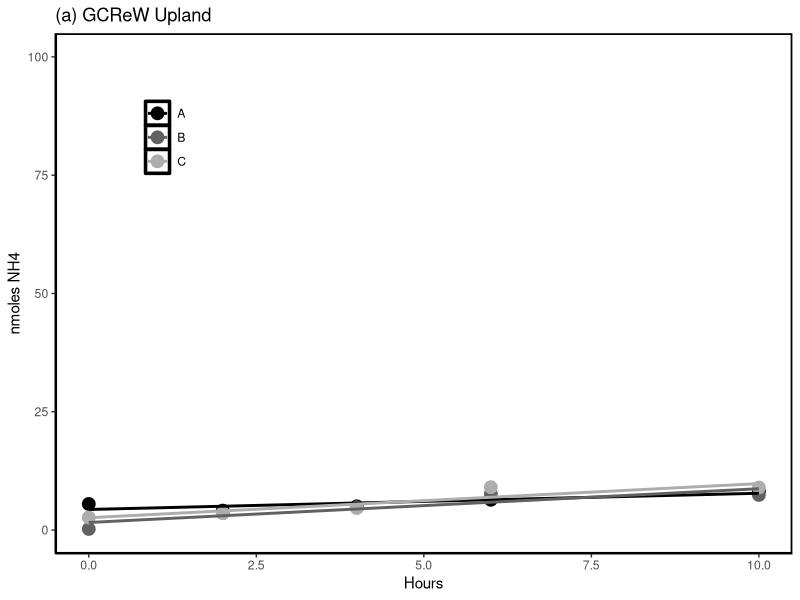
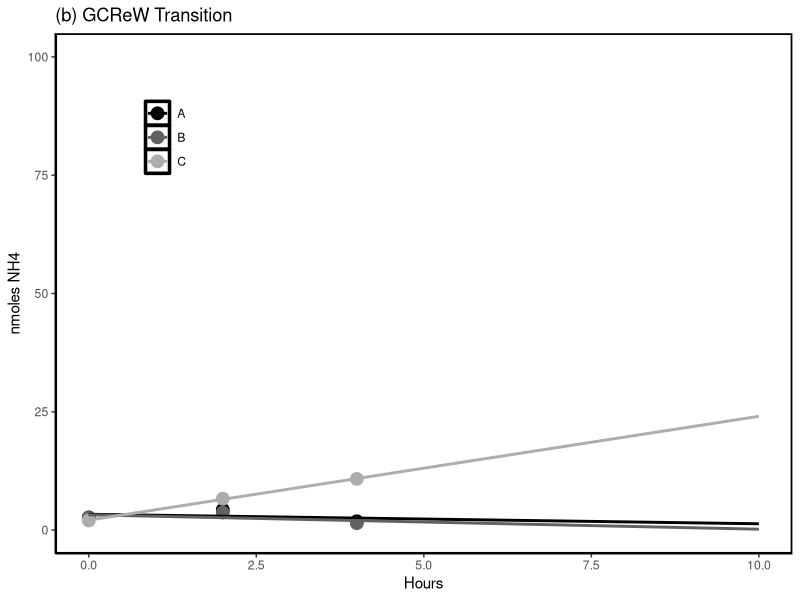
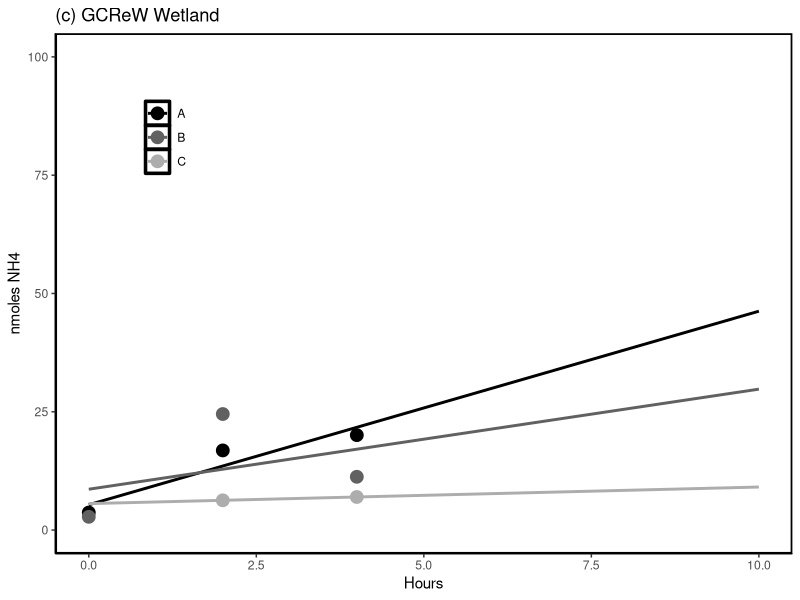
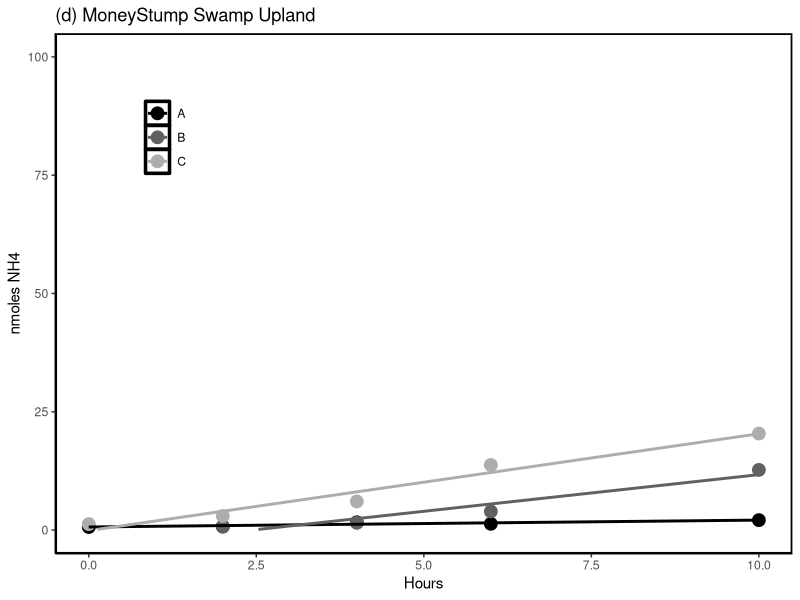
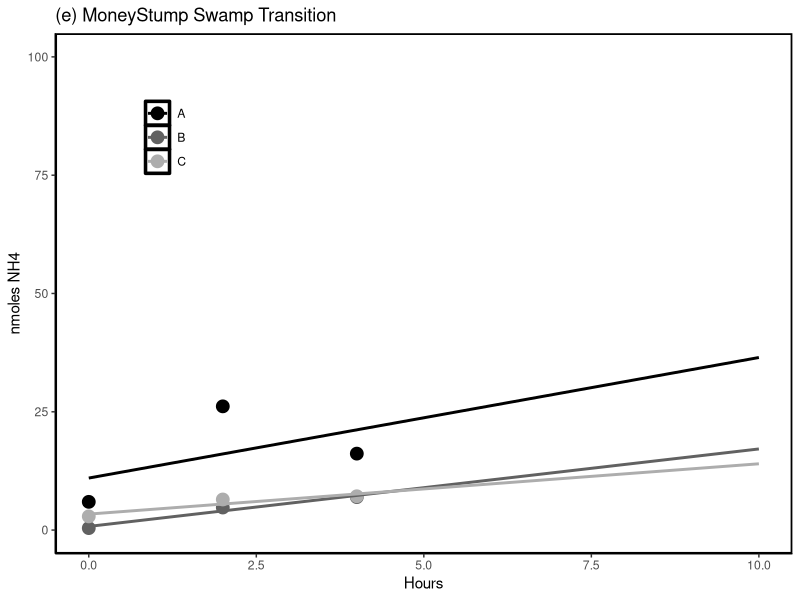
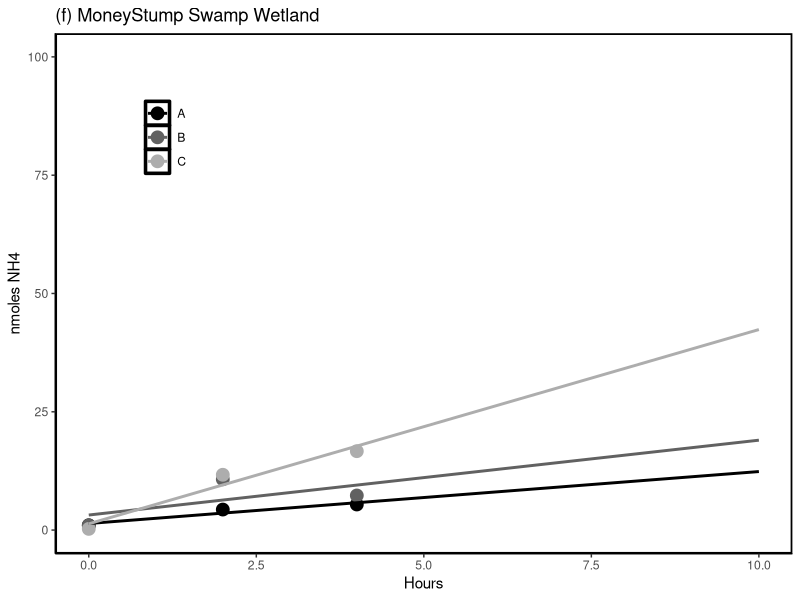
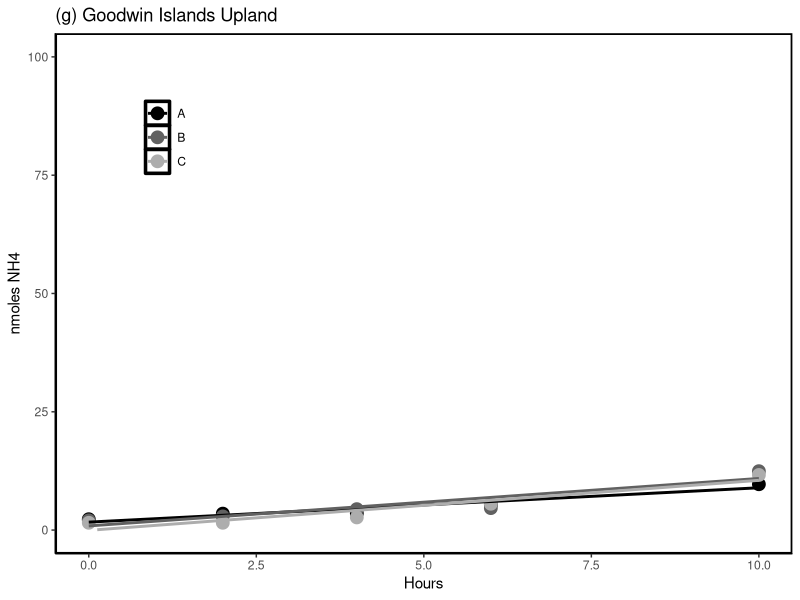
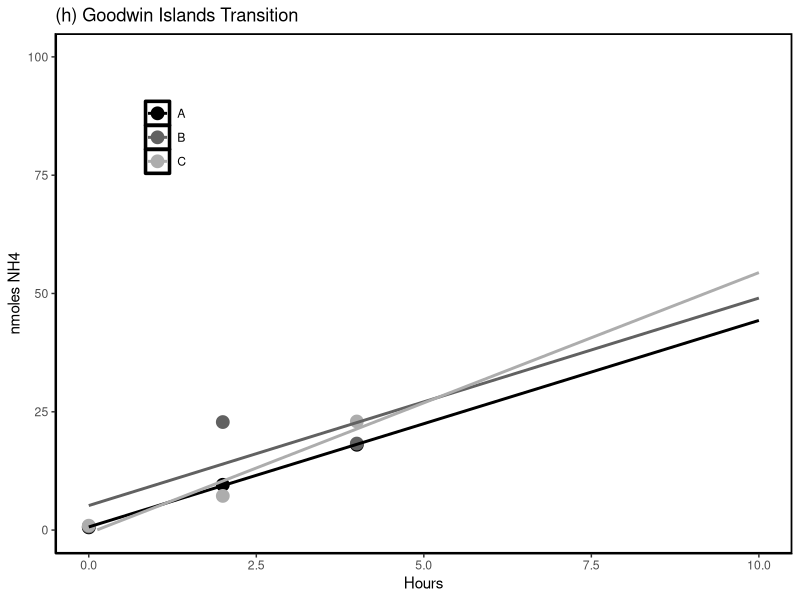

Reproduce these figures in R, in order. (Note: this script raises an error after producing the figures.)
##################################
################## INFO #######################
####### COMPASS Synoptic CB 
####### Nitrogen Experiment 2022
####### Rate Calculation & Data Visualization
####### Stephanie J. Wilson 
####### Edited: 10-04-2022
##############################################

#DNRA

############### SET UP #######################
#packages
library(ggplot2)
library(data.table)
library(tidyr)
library(dplyr)
library(ggpubr)
library(car)

#set wd for data read in 
setwd("S:/Biogeochemistry/People/Wilson (Steph)/Compass N Cycle Experiment/Full Incub. Experiment/Data/MIMS Data/Processed Data")

#read in data
dat <- read.csv("COMPASS_NExpt_NH4_Sample_Data_Final.csv")
head(dat)

#reset wd for figure & file outputs 
setwd("S:/Biogeochemistry/People/Wilson (Steph)/Compass N Cycle Experiment/Full Incub. Experiment/Data/MIMS Data/Rates & Figures")


compass_coolors1 <- c("#777469","#CFB863", "#3B5D32") 
compass_coolors2 <- c("#4D4847","#1C3738", "#000F08") 
compass_coolors2a <- c("#000F08","#1C3738", "#8BAAAD") 
compass_coolors3 <- c("#020402","#B3B752", "#2C3F27") 
##############################################

######### Sample dataframe set up ############

#change column names 
colnames(dat) <- c('ID', 'Hours','NH4_nmole')
head(dat)

dat$ID <- as.character(dat$ID)

#make new sample id columns from the ID 
dat1 <- dat %>% separate(ID, 
                         c("Site", "Zone","Replicate", "Time_Point"))

head(dat1)

##############################################

######### Subset by site & zones #############

#Subset out GCrew Samples: 
G1 <- subset(dat1, Site=="Gcrew")
head(G1)

G1UP <- subset(G1, Zone=="UP")
G1TR <- subset(G1, Zone=="TR")
G1WC <- subset(G1, Zone=="WC")

#Subset out MSM Samples: 
M1 <- subset(dat1, Site=="MSM")
head(M1)

M1UP <- subset(M1, Zone=="UP")
M1TR <- subset(M1, Zone=="TR")
M1WC <- subset(M1, Zone=="WC")

#Subset out GWI Samples: 
GW1 <- subset(dat1, Site=="GWI")
head(GW1)

GW1UP <- subset(GW1, Zone=="UP")
GW1TR <- subset(GW1, Zone=="TR")
GW1WC <- subset(GW1, Zone=="WC")

#Subset out GCrew Samples: 
S1 <- subset(dat1, Site=="SWH")
head(S1)

S1UP <- subset(S1, Zone=="UP")
S1TR <- subset(S1, Zone=="TR")
S1WC <- subset(S1, Zone=="WC")
##############################################

####### Plot NH4 over time & calc rates: GCREW #######
#GCrew NH4 Production Figures 
Pg1up <- ggplot(G1UP, aes(x=Hours, y=NH4_nmole, col=Replicate)) +
  geom_point(size=4) + 
  ylab("nmoles NH4") +
  ggtitle("(a) GCReW Upland") +
  theme_classic() + 
  theme(panel.background = element_rect(colour = "black", size=1.2, fill=NA), 
        legend.position = c(0.15, 0.8), 
        legend.title= element_blank()) +
  # theme(plot.title = element_text(margin = margin(t = 10, b = -20))) + 
  ylim(0,100) +
  scale_color_manual(values=c("black",'gray38','gray68'))+
  geom_smooth(method=lm, se=FALSE, fullrange=TRUE)
Pg1up

Pg1tr <- ggplot(G1TR, aes(x=Hours, y=NH4_nmole, col=Replicate)) +
  geom_point(size=4) + 
  ylab("nmoles NH4") + 
  ggtitle("(b) GCReW Transition") +
  theme_classic() + 
  theme(panel.background = element_rect(colour = "black", size=1.2, fill=NA), 
        legend.position = c(0.15, 0.8), 
        legend.title= element_blank()) +  
  ylim(0,100) +
  xlim(0,10) + 
  scale_color_manual(values=c("black",'gray38','gray68'))+
  geom_smooth(method=lm, se=FALSE, fullrange=TRUE)
Pg1tr

Pg1wc <- ggplot(G1WC, aes(x=Hours, y=NH4_nmole, col=Replicate)) +
  geom_point(size=4) + 
  ylab("nmoles NH4") + 
  ggtitle("(c) GCReW Wetland") +
  theme_classic() + 
  theme(panel.background = element_rect(colour = "black", size=1.2, fill=NA), 
        legend.position = c(0.15, 0.8), 
        legend.title= element_blank()) +  
  ylim(0,100) +
  xlim(0,10) +
  scale_color_manual(values=c("black",'gray38','gray68'))+
  geom_smooth(method=lm, se=FALSE, fullrange=TRUE)
Pg1wc

#plot all three figures in a line
GcrewRaw <- ggarrange(Pg1up, Pg1tr, Pg1wc, ncol=3, nrow=1)

pdf("GCrew_Raw_NH4_overtime.pdf", width=12,height=4)
GcrewRaw
dev.off()

#Now calculate GCrew Lm for slope of these three lines 
G1TRa <- subset(G1TR, Replicate=="A")
G1TRb <- subset(G1TR, Replicate=="B")
G1TRc <- subset(G1TR, Replicate=="C")

G1UPa <- subset(G1UP, Replicate=="A")
G1UPb <- subset(G1UP, Replicate=="B")
G1UPc <- subset(G1UP, Replicate=="C")

G1WCa <- subset(G1WC, Replicate=="A")
G1WCb <- subset(G1WC, Replicate=="B")
G1WCc <- subset(G1WC, Replicate=="C")

lmGTRa <- lm(NH4_nmole ~ Hours, data=G1TRa)
lmGTRb <- lm(NH4_nmole ~ Hours, data=G1TRb)
lmGTRc <- lm(NH4_nmole ~ Hours, data=G1TRc)

lmGUPa <- lm(NH4_nmole ~ Hours, data=G1UPa)
lmGUPb <- lm(NH4_nmole ~ Hours, data=G1UPb)
lmGUPc <- lm(NH4_nmole ~ Hours, data=G1UPc)

lmGWCa <- lm(NH4_nmole ~ Hours, data=G1WCa)
lmGWCb <- lm(NH4_nmole ~ Hours, data=G1WCb)
lmGWCc <- lm(NH4_nmole ~ Hours, data=G1WCc)

#extract slopes: 
Gslopes <- as.data.frame(c(summary(lmGTRa)$coefficients[2,1], 
                           summary(lmGTRb)$coefficients[2,1],
                           summary(lmGTRc)$coefficients[2,1], 
                           summary(lmGUPa)$coefficients[2,1], 
                           summary(lmGUPb)$coefficients[2,1],
                           summary(lmGUPc)$coefficients[2,1], 
                           summary(lmGWCa)$coefficients[2,1], 
                           summary(lmGWCb)$coefficients[2,1],
                           summary(lmGWCc)$coefficients[2,1]))
colnames(Gslopes) <- c('NH4_Rate_g_hr')
head(Gslopes)



########################################################

####### Plot N2 over time & calc rates: MSM #######
#GCrew N2 Production Figures 
Pm1up <- ggplot(M1UP, aes(x=Hours, y=NH4_nmole, col=Replicate)) +
  geom_point(size=4) + 
  ylab("nmoles NH4") +
  ggtitle("(d) MoneyStump Swamp Upland") +
  theme_classic() + 
  theme(panel.background = element_rect(colour = "black", size=1.2, fill=NA), 
        legend.position = c(0.15, 0.8), 
        legend.title= element_blank()) +
  # theme(plot.title = element_text(margin = margin(t = 10, b = -20))) + 
  ylim(0,100) +
  scale_color_manual(values=c("black",'gray38','gray68'))+
  geom_smooth(method=lm, se=FALSE, fullrange=TRUE)
Pm1up

Pm1tr <- ggplot(M1TR, aes(x=Hours, y=NH4_nmole, col=Replicate)) +
  geom_point(size=4) + 
  ylab("nmoles NH4") + 
  ggtitle("(e) MoneyStump Swamp Transition") +
  theme_classic() + 
  theme(panel.background = element_rect(colour = "black", size=1.2, fill=NA), 
        legend.position = c(0.15, 0.8), 
        legend.title= element_blank()) +  
  ylim(0,100) +
  xlim(0,10) + 
  scale_color_manual(values=c("black",'gray38','gray68'))+
  geom_smooth(method=lm, se=FALSE, fullrange=TRUE)
Pm1tr

Pm1wc <- ggplot(M1WC, aes(x=Hours, y=NH4_nmole, col=Replicate)) +
  geom_point(size=4) + 
  ylab("nmoles NH4") + 
  ggtitle("(f) MoneyStump Swamp Wetland") +
  theme_classic() + 
  theme(panel.background = element_rect(colour = "black", size=1.2, fill=NA), 
        legend.position = c(0.15, 0.8), 
        legend.title= element_blank()) +  
  ylim(0,100) +
  xlim(0,10) +
  scale_color_manual(values=c("black",'gray38','gray68'))+
  geom_smooth(method=lm, se=FALSE, fullrange=TRUE)
Pm1wc

#plot all three figures in a line
MSMRaw <- ggarrange(Pm1up, Pm1tr, Pm1wc, ncol=3, nrow=1)

pdf("MSM_Raw_NH4_overtime.pdf", width=12,height=4)
MSMRaw
dev.off()

#Now calculate GCrew Lm for slope of these three lines 
M1UPa <- subset(M1UP, Replicate=="A")
M1UPb <- subset(M1UP, Replicate=="B")
M1UPc <- subset(M1UP, Replicate=="C")

M1TRa <- subset(M1TR, Replicate=="A")
M1TRb <- subset(M1TR, Replicate=="B")
M1TRc <- subset(M1TR, Replicate=="C")

M1WCa <- subset(M1WC, Replicate=="A")
M1WCb <- subset(M1WC, Replicate=="B")
M1WCc <- subset(M1WC, Replicate=="C")

lmMUPa <- lm(NH4_nmole ~ Hours, data=M1UPa)
lmMUPb <- lm(NH4_nmole ~ Hours, data=M1UPb)
lmMUPc <- lm(NH4_nmole ~ Hours, data=M1UPc)

lmMTRa <- lm(NH4_nmole ~ Hours, data=M1TRa)
lmMTRb <- lm(NH4_nmole ~ Hours, data=M1TRb)
lmMTRc <- lm(NH4_nmole ~ Hours, data=M1TRc)

lmMWCa <- lm(NH4_nmole ~ Hours, data=M1WCa)
lmMWCb <- lm(NH4_nmole ~ Hours, data=M1WCb)
lmMWCc <- lm(NH4_nmole ~ Hours, data=M1WCc)

#extract slopes: 
Mslopes <- as.data.frame(c(summary(lmMTRa)$coefficients[2,1], 
                           summary(lmMTRb)$coefficients[2,1],
                           summary(lmMTRc)$coefficients[2,1], 
                           summary(lmMUPa)$coefficients[2,1], 
                           summary(lmMUPb)$coefficients[2,1],
                           summary(lmMUPc)$coefficients[2,1], 
                           summary(lmMWCa)$coefficients[2,1], 
                           summary(lmMWCb)$coefficients[2,1],
                           summary(lmMWCc)$coefficients[2,1]))
colnames(Mslopes) <- c('NH4_Rate_g_hr')
head(Mslopes)

########################################################

####### Plot N2 over time & calc rates: GWI #######
#GCrew N2 Production Figures 
Pgw1up <- ggplot(GW1UP, aes(x=Hours, y=NH4_nmole, col=Replicate)) +
  geom_point(size=4) + 
  ylab("nmoles NH4") +
  ggtitle("(g) Goodwin Islands Upland") +
  theme_classic() + 
  theme(panel.background = element_rect(colour = "black", size=1.2, fill=NA), 
        legend.position = c(0.15, 0.8), 
        legend.title= element_blank()) +
  # theme(plot.title = element_text(margin = margin(t = 10, b = -20))) + 
  ylim(0,100) +
  scale_color_manual(values=c("black",'gray38','gray68'))+
  geom_smooth(method=lm, se=FALSE, fullrange=TRUE)
Pgw1up

Pgw1tr <- ggplot(GW1TR, aes(x=Hours, y=NH4_nmole, col=Replicate)) +
  geom_point(size=4) + 
  ylab("nmoles NH4") + 
  ggtitle("(h) Goodwin Islands Transition") +
  theme_classic() + 
  theme(panel.background = element_rect(colour = "black", size=1.2, fill=NA), 
        legend.position = c(0.15, 0.8), 
        legend.title= element_blank()) +  
  ylim(0,100) +
  xlim(0,10) + 
  scale_color_manual(values=c("black",'gray38','gray68'))+
  geom_smooth(method=lm, se=FALSE, fullrange=TRUE)
Pgw1tr

Pgw1wc <- ggplot(GW1WC, aes(x=Hours, y=NH4_nmole, col=Replicate)) +
  geom_point(size=4) + 
  ylab("nmoles NH4") + 
  ggtitle("(i) Goodwin Islands Wetland") +
  theme_classic() + 
  theme(panel.background = element_rect(colour = "black", size=1.2, fill=NA), 
        legend.position = c(0.15, 0.8), 
        legend.title= element_blank()) +  
  ylim(0,100) +
  xlim(0,10) +
  scale_color_manual(values=c("black",'gray38','gray68'))+
  geom_smooth(method=lm, se=FALSE, fullrange=TRUE)
Pgw1wc

#plot all three figures in a line
GWIRaw <- ggarrange(Pgw1up, Pgw1tr, Pgw1wc, ncol=3, nrow=1)

pdf("GWI_Raw_NH4_overtime.pdf", width=12,height=4)
GWIRaw
dev.off()

#Now calculate GWI Lm for slope of these three lines 
Gw1UPa <- subset(GW1UP, Replicate=="A")
Gw1UPb <- subset(GW1UP, Replicate=="B")
Gw1UPc <- subset(GW1UP, Replicate=="C")

Gw1TRa <- subset(GW1TR, Replicate=="A")
Gw1TRb <- subset(GW1TR, Replicate=="B")
Gw1TRc <- subset(GW1TR, Replicate=="C")

Gw1WCa <- subset(GW1WC, Replicate=="A")
Gw1WCb <- subset(GW1WC, Replicate=="B")
Gw1WCc <- subset(GW1WC, Replicate=="C")

lmGwUPa <- lm(NH4_nmole ~ Hours, data=Gw1UPa)
lmGwUPb <- lm(NH4_nmole ~ Hours, data=Gw1UPb)
lmGwUPc <- lm(NH4_nmole ~ Hours, data=Gw1UPc)

lmGwTRa <- lm(NH4_nmole ~ Hours, data=Gw1TRa)
lmGwTRb <- lm(NH4_nmole ~ Hours, data=Gw1TRb)
lmGwTRc <- lm(NH4_nmole ~ Hours, data=Gw1TRc)

lmGwWCa <- lm(NH4_nmole ~ Hours, data=Gw1WCa)
lmGwWCb <- lm(NH4_nmole ~ Hours, data=Gw1WCb)
lmGwWCc <- lm(NH4_nmole ~ Hours, data=Gw1WCc)

#extract slopes: 
Gwslopes <- as.data.frame(c(summary(lmGwTRa)$coefficients[2,1], 
                            summary(lmGwTRb)$coefficients[2,1],
                            summary(lmGwTRc)$coefficients[2,1],
                            summary(lmGwUPa)$coefficients[2,1], 
                            summary(lmGwUPb)$coefficients[2,1],
                            summary(lmGwUPc)$coefficients[2,1], 
                            summary(lmGwWCa)$coefficients[2,1], 
                            summary(lmGwWCb)$coefficients[2,1],
                            summary(lmGwWCc)$coefficients[2,1]))
colnames(Gwslopes) <- c('NH4_Rate_g_hr')
head(Gwslopes)

########################################################

####### Plot N2 over time & calc rates: SWH #######
#GCrew N2 Production Figures 
Ps1up <- ggplot(S1UP, aes(x=Hours, y=NH4_nmole, col=Replicate)) +
  geom_point(size=4) + 
  ylab("nmoles NH4") +
  ggtitle("(j) Sweet Hall Marsh Upland") +
  theme_classic() + 
  theme(panel.background = element_rect(colour = "black", size=1.2, fill=NA), 
        legend.position = c(0.15, 0.8), 
        legend.title= element_blank()) +
  # theme(plot.title = element_text(margin = margin(t = 10, b = -20))) + 
  ylim(0,100) +
  scale_color_manual(values=c("black",'gray38','gray68'))+
  geom_smooth(method=lm, se=FALSE, fullrange=TRUE)
Ps1up

Ps1tr <- ggplot(S1TR, aes(x=Hours, y=NH4_nmole, col=Replicate)) +
  geom_point(size=4) + 
  ylab("nmoles NH4") + 
  ggtitle("(k) Sweet Hall Marsh Transition") +
  theme_classic() + 
  theme(panel.background = element_rect(colour = "black", size=1.2, fill=NA), 
        legend.position = c(0.15, 0.8), 
        legend.title= element_blank()) +  
  ylim(0,100) +
  xlim(0,10) + 
  scale_color_manual(values=c("black",'gray38','gray68'))+
  geom_smooth(method=lm, se=FALSE, fullrange=TRUE)
Ps1tr

Ps1wc <- ggplot(S1WC, aes(x=Hours, y=NH4_nmole, col=Replicate)) +
  geom_point(size=4) + 
  ylab("nmoles NH4") + 
  ggtitle("(l) Sweet Hall Marsh Wetland") +
  theme_classic() + 
  theme(panel.background = element_rect(colour = "black", size=1.2, fill=NA), 
        legend.position = c(0.15, 0.8), 
        legend.title= element_blank()) +  
  ylim(0,100) +
  xlim(0,10) +
  scale_color_manual(values=c("black",'gray38','gray68'))+
  geom_smooth(method=lm, se=FALSE, fullrange=TRUE)
Ps1wc

#plot all three figures in a line
SWHRaw <- ggarrange(Ps1up, Ps1tr, Ps1wc, ncol=3, nrow=1)

pdf("SWH_Raw_NH4_overtime.pdf", width=12,height=4)
SWHRaw
dev.off()

#Now calculate GCrew Lm for slope of these three lines 
S1UPa <- subset(S1UP, Replicate=="A")
S1UPb <- subset(S1UP, Replicate=="B")
S1UPc <- subset(S1UP, Replicate=="C")

S1TRa <- subset(S1TR, Replicate=="A")
S1TRb <- subset(S1TR, Replicate=="B")
S1TRc <- subset(S1TR, Replicate=="C")

S1WCa <- subset(S1WC, Replicate=="A")
S1WCb <- subset(S1WC, Replicate=="B")
S1WCc <- subset(S1WC, Replicate=="C")

lmSUPa <- lm(NH4_nmole ~ Hours, data=S1UPa)
lmSUPb <- lm(NH4_nmole ~ Hours, data=S1UPb)
lmSUPc <- lm(NH4_nmole ~ Hours, data=S1UPc)

lmSTRa <- lm(NH4_nmole ~ Hours, data=S1TRa)
lmSTRb <- lm(NH4_nmole ~ Hours, data=S1TRb)
lmSTRc <- lm(NH4_nmole ~ Hours, data=S1TRc)

lmSWCa <- lm(NH4_nmole ~ Hours, data=S1WCa)
lmSWCb <- lm(NH4_nmole ~ Hours, data=S1WCb)
lmSWCc <- lm(NH4_nmole ~ Hours, data=S1WCc)

#extract slopes: 
Sslopes <- as.data.frame(c(summary(lmSTRa)$coefficients[2,1], 
                           summary(lmSTRb)$coefficients[2,1],
                           summary(lmSTRc)$coefficients[2,1], 
                           summary(lmSUPa)$coefficients[2,1], 
                           summary(lmSUPb)$coefficients[2,1],
                           summary(lmSUPc)$coefficients[2,1], 
                           summary(lmSWCa)$coefficients[2,1], 
                           summary(lmSWCb)$coefficients[2,1],
                           summary(lmSWCc)$coefficients[2,1]))
colnames(Sslopes) <- c('NH4_Rate_g_hr')
head(Sslopes)

########################################################

############ Plot all N2-N overtime in one graph ########################

#plot all three figures in a line
N2RatesRaw <- ggarrange(Pg1up, Pg1tr, Pg1wc, Pm1up, Pm1tr, Pm1wc,
                        Pgw1up, Pgw1tr, Pgw1wc, Ps1up, Ps1tr, Ps1wc,
                        ncol=3, nrow=4, common.legend = TRUE, legend="bottom")

pdf("Raw_NH4-N_overtime.pdf", width=10,height=12)
N2RatesRaw
dev.off()

############################################################

################ Make new data frame ######################
Gavg <- G1 %>% 
  group_by(Site, Zone, Replicate) %>% 
  summarise(mean = mean(NH4_nmole, na.rm=TRUE))
head(Gavg)

GRates <- as.data.frame(cbind(Gavg$Site, Gavg$Zone, Gavg$Replicate, Gslopes$NH4_Rate_g_hr))
colnames(GRates) <- c("Site", "Zone", "Replicate", 'NH4_Rate_g_hr')
GRates$NH4_Rate_g_hr <- as.numeric(GRates$NH4_Rate_g_hr)
head(GRates)

Mavg <- M1 %>% 
  group_by(Site, Zone, Replicate) %>% 
  summarise(mean = mean(NH4_nmole, na.rm=TRUE))
head(Mavg)

MRates <- as.data.frame(cbind(Mavg$Site, Mavg$Zone, Mavg$Replicate, Mslopes$NH4_Rate_g_hr))
colnames(MRates) <- c("Site", "Zone", "Replicate", 'NH4_Rate_g_hr')
MRates$NH4_Rate_g_hr <- as.numeric(MRates$NH4_Rate_g_hr)
head(MRates)

GWavg <- GW1 %>% 
  group_by(Site, Zone, Replicate) %>% 
  summarise(mean = mean(NH4_nmole, na.rm=TRUE))
head(GWavg)

GWRates <- as.data.frame(cbind(GWavg$Site, GWavg$Zone, GWavg$Replicate, Gwslopes$NH4_Rate_g_hr))
colnames(GWRates) <- c("Site", "Zone", "Replicate", 'NH4_Rate_g_hr')
GWRates$NH4_Rate_g_hr <- as.numeric(GWRates$NH4_Rate_g_hr)
head(GWRates)

Savg <- S1 %>% 
  group_by(Site, Zone, Replicate) %>% 
  summarise(mean = mean(NH4_nmole, na.rm=TRUE))
head(Savg)

SRates <- as.data.frame(cbind(Savg$Site, Savg$Zone, Savg$Replicate, Sslopes$NH4_Rate_g_hr))
colnames(SRates) <- c("Site", "Zone", "Replicate", 'NH4_Rate_g_hr')
SRates$NH4_Rate_g_hr <- as.numeric(SRates$NH4_Rate_g_hr)
head(SRates)

Rates <- as.data.frame(rbind(GRates, MRates, GWRates, SRates))
head(Rates)

Rates$NH4_Rate_g_hr <- as.numeric(Rates$NH4_Rate_g_hr)

write.csv(Rates, file="DNRA_Rates_RCalc.csv")

#############################################

############### Check Data Normality & Variances ##################
hist(Rates$NH4_Rate_g_hr)     
#hist(Rates$LogN2)

### Try without log adjust 
qqnorm(Rates$NH4_Rate_g_hr) #technically the data cannot be zero so they are log normal, but look pretty normal here.... 
qqline(Rates$NH4_Rate_g_hr)

#All 
#do a variance test to check homogeneity of variance 
bartlett.test(NH4_Rate_g_hr ~ Zone, data = Rates)               # p=0.0001
# Levene's test with one independent variable
leveneTest(NH4_Rate_g_hr ~ Zone, data = Rates)                 #  p=0.0001

#GCReW
#do a variance test to check homogeneity of variance 
bartlett.test(NH4_Rate_g_hr ~ Zone, data = GRates)               # p=0.1344
# Levene's test with one independent variable
leveneTest(NH4_Rate_g_hr ~ Zone, data = GRates)                 #  p=0.6738

#MSM
#do a variance test to check homogeneity of variance 
bartlett.test(NH4_Rate_g_hr ~ Zone, data = MRates)        # p=0.5953
# Levene's test with one independent variable
leveneTest(NH4_Rate_g_hr ~ Zone, data = MRates)          #  p=0.7765

#GWI 
#do a variance test to check homogeneity of variance 
bartlett.test(NH4_Rate_g_hr ~ Zone, data = GWRates)             # p=0.308
# Levene's test with one independent variable
leveneTest(NH4_Rate_g_hr ~ Zone, data = GWRates)               # p=0.7195

#SWH
#do a variance test to check homogeneity of variance 
bartlett.test(NH4_Rate_g_hr ~ Zone, data = SRates)            # p=0.1517
# Levene's test with one independent variable
leveneTest(NH4_Rate_g_hr ~ Zone, data = SRates)               # p=0.3921

############################################################################################


############### ANOVA to test Zone with non transformed data ####################

#GCrew
Gres <- aov(NH4_Rate_g_hr ~ Zone, data = GRates)
summary(Gres)                                         # Zone: p=0.08
#TukeyHSD(Gres)                                        # UP-TR ; WC-TR ; WC-UP 
#tukey.plot.test<-TukeyHSD(Gres)
#plot(tukey.plot.test, las = 1)

#MSM
Mres <- aov(NH4_Rate_g_hr ~ Zone, data = MRates)
summary(Mres)                                         # Zone: p=0.549
#TukeyHSD(Mres)                                        # UP-TR ; WC-TR ; WC-UP 
#tukey.plot.test<-TukeyHSD(Gres)
#plot(tukey.plot.test, las = 1)

#GWI
GWres <- aov(NH4_Rate_g_hr ~ Zone, data = GWRates)
summary(GWres)                                         # Zone: p=0.0003
TukeyHSD(GWres)                                        # UP-TR Sig; WC-TR sig; WC-UP sig
tukey.plot.test<-TukeyHSD(GWres)
plot(tukey.plot.test, las = 1)

#SWH
Sres <- aov(NH4_Rate_g_hr ~ Zone, data = SRates)
summary(Sres)                                         # Zone: p=0.0008
TukeyHSD(Sres)                                        # UP-TR Sig; WC-TR Sig; WC-UP not
tukey.plot.test<-TukeyHSD(Sres)
plot(tukey.plot.test, las = 1)


######################################################

################ Summarize Rates ######################
RatesAvg <- Rates %>% 
  group_by(Site, Zone) %>% 
  summarise(mean = as.numeric(mean(NH4_Rate_g_hr, na.rm=TRUE)),
            std = sd(NH4_Rate_g_hr, na.rm=TRUE), 
            se = as.numeric(std/(sqrt(3))))
RatesAvg <- as.data.frame(RatesAvg)
head(RatesAvg)

RatesAvg$Zone <- factor(RatesAvg$Zone , levels = c("UP", "TR", "WC"))

#######################################################

############### Make individual Bar Plots ################
G2 <- subset(RatesAvg, Site=="Gcrew")
G2$cld <- c("b", "a", "a")
G2$cldy <- G2$mean + G2$se
head(G2)

Gavg <- ggplot(data=G2, aes(x=Zone, y=mean, fill=Zone)) +
  geom_bar(stat="identity", color="black")+
  labs(y=expression("nmoles NH"[4]*"-N g"^-1*" h"^-1)) +
  xlab(" ") + 
  ggtitle("(a) GCReW") +
  #geom_text(aes(label = cld, y = cldy), vjust = -0.5) +
  annotate("text", x=1.2, y=25, label= "Zone: p-value = 0.08") +
  ylim(-1,25)+
  theme_classic() +
  scale_fill_manual(values=c(compass_coolors2a)) + 
  scale_x_discrete(labels=c("Upland Forest", "Transition", "Wetland")) +
  theme(panel.background = element_rect(colour = "black", size=1.2), 
        legend.position = "NONE", 
        legend.title= element_blank(), 
        axis.text=element_text(size=12), 
        axis.title=element_text(size=12)) + 
  geom_errorbar(aes(ymin=mean-se, ymax=mean+se), width=.1, size=1,
                position=position_dodge(.9))
Gavg


M2 <- subset(RatesAvg, Site=="MSM")
M2$cld <- c("b", "a", "a")
M2$cldy <- M2$mean + M2$se
head(M2)

Mavg <- ggplot(data=M2, aes(x=Zone, y=mean, fill=Zone)) +
  geom_bar(stat="identity", color="black")+
  labs(y=expression("nmoles NH"[4]*"-N g"^-1*" h"^-1)) +
  xlab(" ") + 
  ylim(0,25)+
  #geom_text(aes(label = cld, y = cldy), vjust = -0.5) +
  annotate("text", x=1.2, y=25, label= "Zone: p-value = 0.5") +
  ggtitle("(b) MoneyStump Swamp") +
  theme_classic() +
  scale_fill_manual(values=c(compass_coolors2a)) +   
  scale_x_discrete(labels=c("Upland Forest", "Transition", "Wetland")) +
  theme(panel.background = element_rect(colour = "black", size=1.2), 
        legend.position = "NONE",  
        legend.title= element_blank(), 
        axis.text=element_text(size=12), 
        axis.title=element_text(size=12)) + 
  geom_errorbar(aes(ymin=mean-se, ymax=mean+se), width=.1, size=1,
                position=position_dodge(.9))
Mavg


GW2 <- subset(RatesAvg, Site=="GWI")
GW2$cld <- c("a", "b", "c")
GW2$cldy <- GW2$mean + GW2$se
head(GW2)

GWavg <- ggplot(data=GW2, aes(x=Zone, y=mean, fill=Zone)) +
  geom_bar(stat="identity", color="black")+
  labs(y=expression("nmoles NH"[4]*"-N g"^-1*" h"^-1)) +
  xlab(" ") + 
  ylim(0,25)+
  ggtitle("(c) Goodwin Islands") +
  geom_text(aes(label = cld, y = cldy), vjust = -0.5) +
  annotate("text", x=1.2, y=25, label= "  Zone: p-value = 0.0003") +
  theme_classic() +
  scale_fill_manual(values=c(compass_coolors2a)) +  
  scale_x_discrete(labels=c("Upland Forest", "Transition", "Wetland")) +
  theme(panel.background = element_rect(colour = "black", size=1.2), 
        legend.position = "NONE", 
        legend.title= element_blank(), 
        axis.text=element_text(size=12), 
        axis.title=element_text(size=12)) + 
  geom_errorbar(aes(ymin=mean-se, ymax=mean+se), width=.1, size=1,
                position=position_dodge(.9))
GWavg

S2 <- subset(RatesAvg, Site=="SWH")
S2$cld <- c("a", "b", "c")
S2$cldy <- S2$mean + S2$se
head(S2)

Savg <- ggplot(data=S2, aes(x=Zone, y=mean, fill=Zone)) +
  geom_bar(stat="identity", color="black")+
  labs(y=expression("nmoles NH"[4]*"-N g"^-1*" h"^-1)) +
  xlab(" ") + 
  ylim(0,25)+
  ggtitle("(d) Sweet Hall Marsh") +
  geom_text(aes(label = cld, y = cldy), vjust = -0.5) +
  annotate("text", x=1.2, y=25, label= "  Zone: p-value = 0.0008") +
  theme_classic() +
  scale_fill_manual(values=c(compass_coolors2a)) + 
  scale_x_discrete(labels=c("Upland Forest", "Transition", "Wetland")) +
  theme(panel.background = element_rect(colour = "black", size=1.2), 
        legend.position = "NONE", 
        legend.title= element_blank(), 
        axis.text=element_text(size=12), 
        axis.title=element_text(size=12)) + 
  geom_errorbar(aes(ymin=mean-se, ymax=mean+se), width=.1, size=1,
                position=position_dodge(.9))
Savg


All_Avg <- ggarrange(Gavg, Mavg, GWavg, Savg, ncol=2, nrow=2)

pdf("Avg_DNRA_NH4_Rates1.pdf", width=8,height=8)
All_Avg
dev.off()

#########################################################








####################### NOTES & COLORS ##############################
# color options 
# c('lightsalmon4','lightsalmon3', 'darkseagreen4')
# c('brown4','peachpuff3', 'darkslategray')
#   scale_fill_manual(values=c('#3B1802','#D45113', '#264027')) +
#  scale_fill_manual(values=c('#0F1A10','#8D8D92', '#152266')) + 

##################################################################

### removed because these data can be negative and therefore are not logged 

########## check with log transformed data  - negatives produce NANs ##########LOOK AT THIS FURTHER 
Rates$LogN2 <- log(Rates$NH4_Rate_g_hr)
qqnorm(Rates$LogN2) #technically the data cannot be zero so they are log normal, but look pretty normal here.... 
qqline(Rates$LogN2)

#GCReW
GRates$LogN2 <- log(GRates$NH4_Rate_g_hr)
#do a variance test to check homogeneity of variance 
bartlett.test(LogN2 ~ Zone, data = GRates)               # p=0.1085
# Levene's test with one independent variable
leveneTest(LogN2 ~ Zone, data = GRates)                 #  p=0.5892

#MSM
MRates$LogN2 <- log(MRates$NH4_Rate_g_hr)
#do a variance test to check homogeneity of variance 
bartlett.test(LogN2 ~ Zone, data = MRates)        # p=0.1151
# Levene's test with one independent variable
leveneTest(LogN2 ~ Zone, data = MRates)          #  p=0.4863

#GWI 
GWRates$LogN2 <- log(GWRates$NH4_Rate_g_hr)
#do a variance test to check homogeneity of variance 
bartlett.test(LogN2 ~ Zone, data = GWRates)             # p=0.5727
# Levene's test with one independent variable
leveneTest(LogN2 ~ Zone, data = GWRates)               # p=0.6806

#SWH
SRates$LogN2 <- log(SRates$NH4_Rate_g_hr)
#do a variance test to check homogeneity of variance 
bartlett.test(LogN2 ~ Zone, data = SRates)            # p=0.009387
# Levene's test with one independent variable
leveneTest(LogN2 ~ Zone, data = SRates)               # p=0.3488

#######################################################
